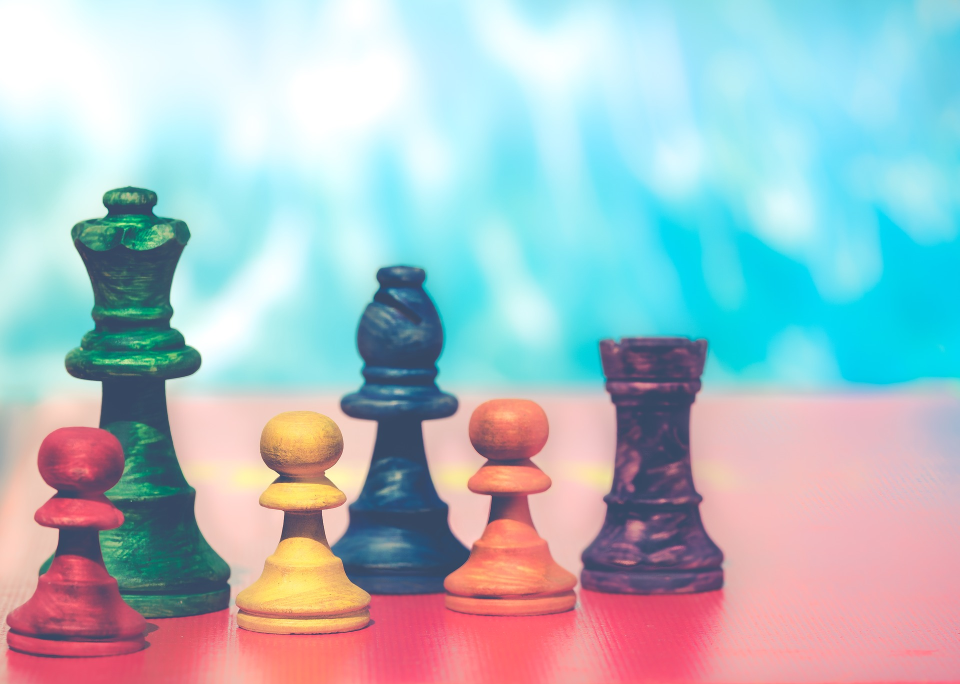
#> input picture images/test1.jpg, 1920 x 1368 px (shown at 1/2 size)
$ python cut_1.py
#> lines starting #> are read from the running program, lines starting #| are printed output that depends on the picture
import cv2

src = cv2.imread("images/test1.jpg", cv2.IMREAD_COLOR)
#> src is the input picture: shape (1368, 1920, 3); mean B, G, R 195.1, 188.5, 169.2
print(src.shape)
#| (1368, 1920, 3)
dst = src.copy()
roi = src[100:900, 200:900]
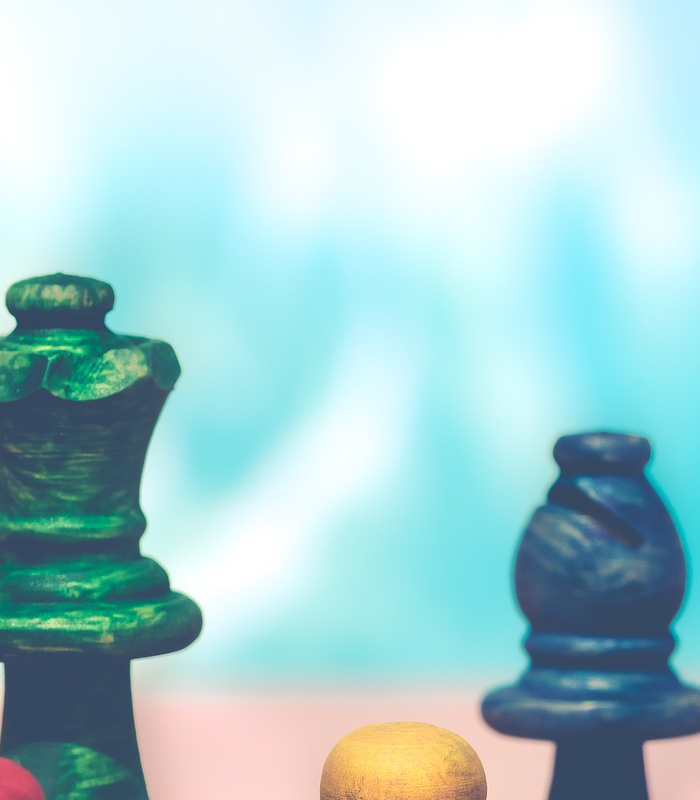
#> roi: shape (800, 700, 3); mean B, G, R 209.3, 206.3, 167.3
dst[0:800, 0:700] = roi
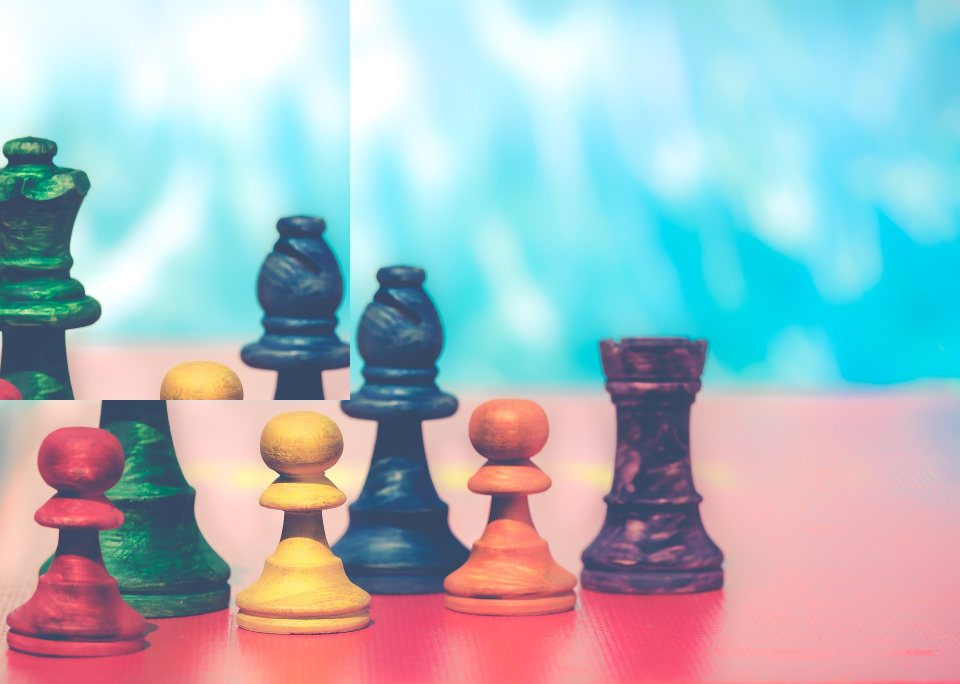
#> dst: shape (1368, 1920, 3) (shown at 1/2 size); mean B, G, R 191.6, 184.5, 165.9
dst2 = cv2.resize(dst, dsize=(0, 0), fx=0.5, fy=0.5, interpolation=cv2.INTER_LINEAR)
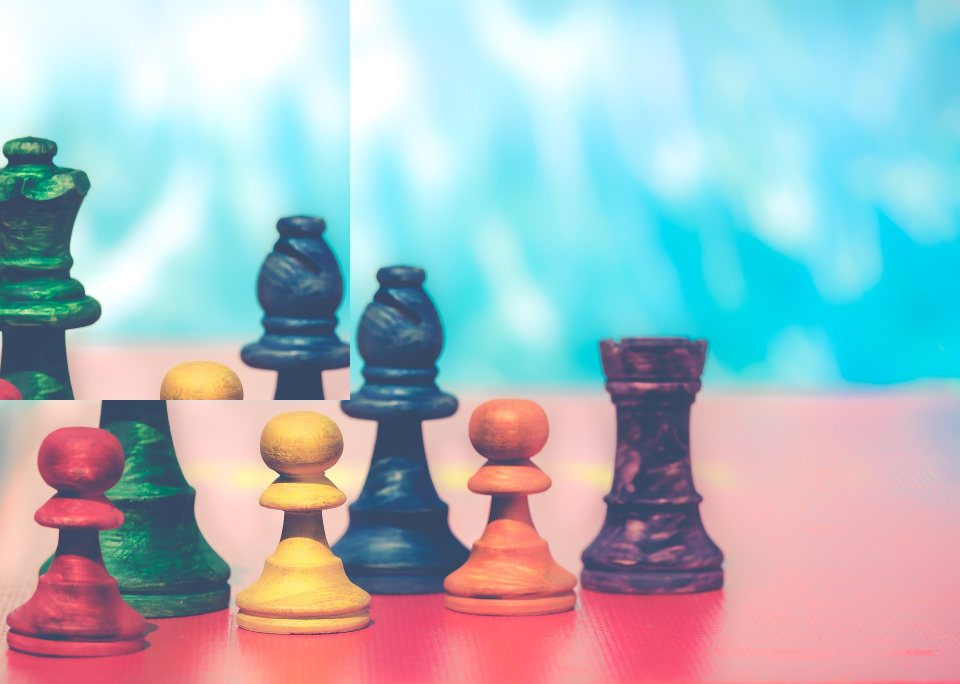
#> dst2: shape (684, 960, 3); mean B, G, R 191.7, 184.6, 165.9

cv2.imshow("src", src)
cv2.imshow("dst2", dst2)
cv2.waitKey()
cv2.destroyAllWindows()

$ run again, with images/test2.jpg copied over images/test1.jpg
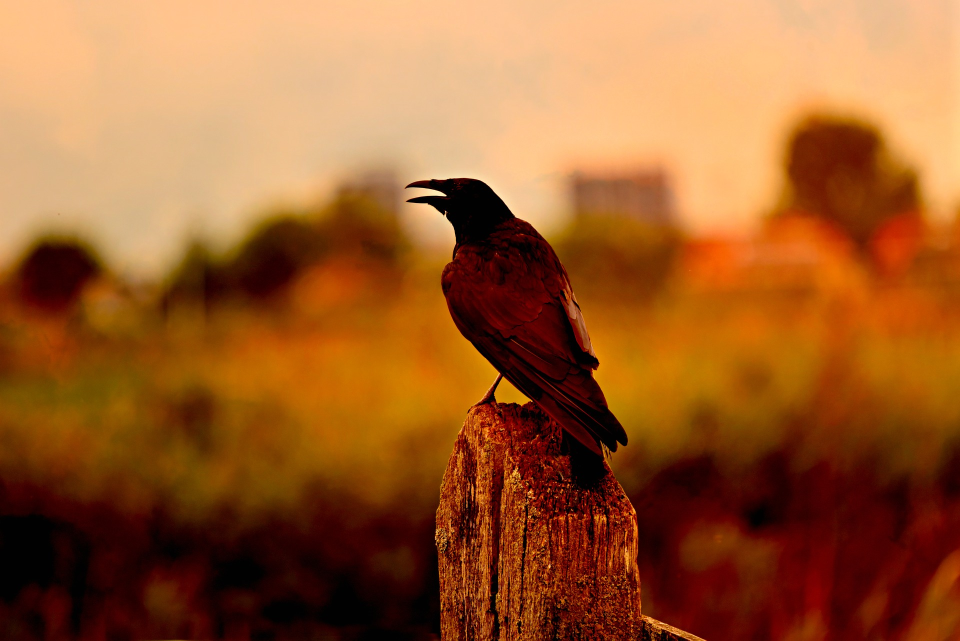
#> input picture images/test2.jpg, 1920 x 1281 px (shown at 1/2 size)
#> src is the input picture: shape (1281, 1920, 3); mean B, G, R 45.6, 92.5, 154.7
#| (1281, 1920, 3)
#> `roi = src[100:900, 200:900]`:
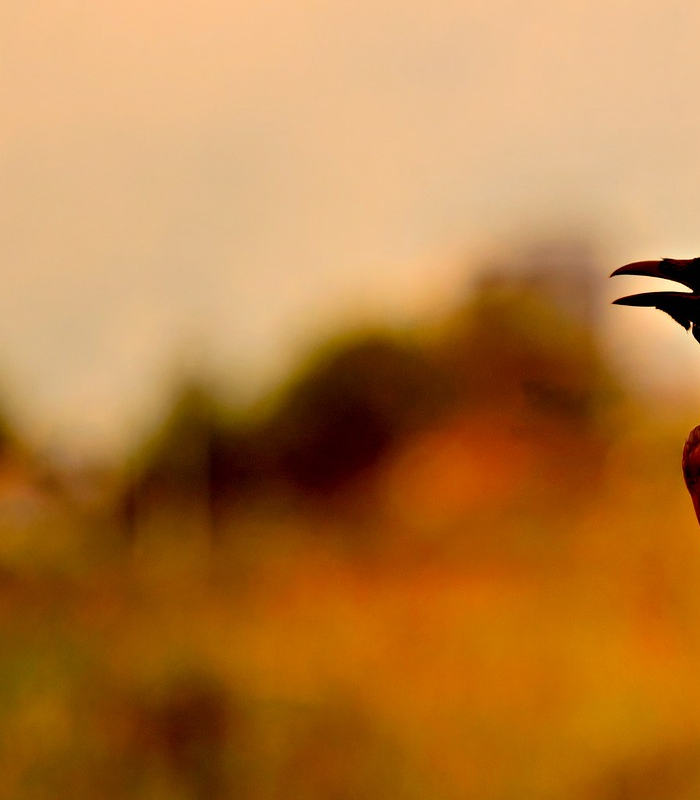
#> roi: shape (800, 700, 3); mean B, G, R 62.4, 124.3, 181.7
#> `dst2 = cv2.resize(dst, dsize=(0, 0), fx=0.5, fy=0.5, interpolation=cv2..`:
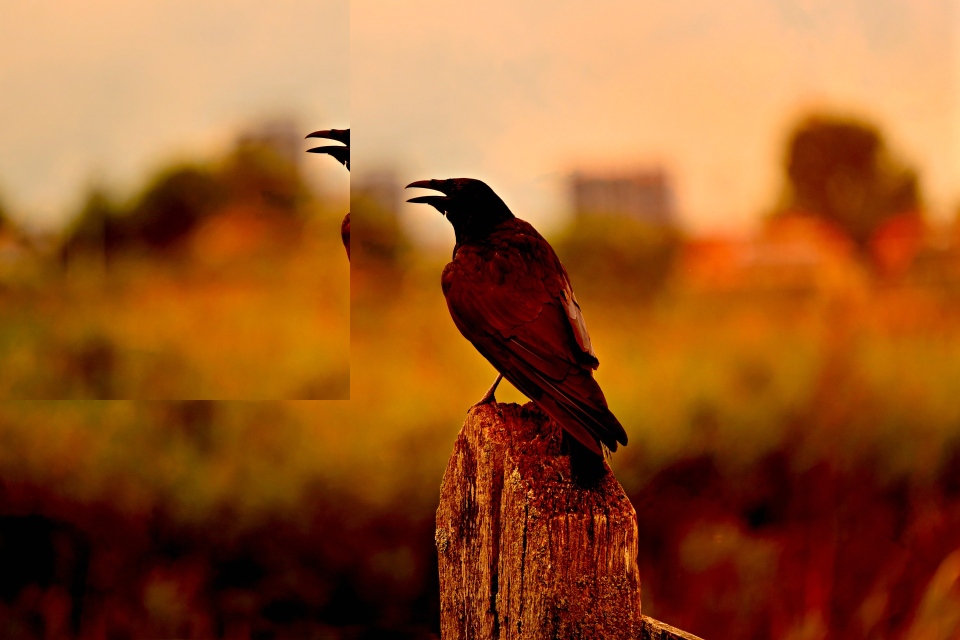
#> dst2: shape (640, 960, 3); mean B, G, R 41.2, 89.8, 152.8
